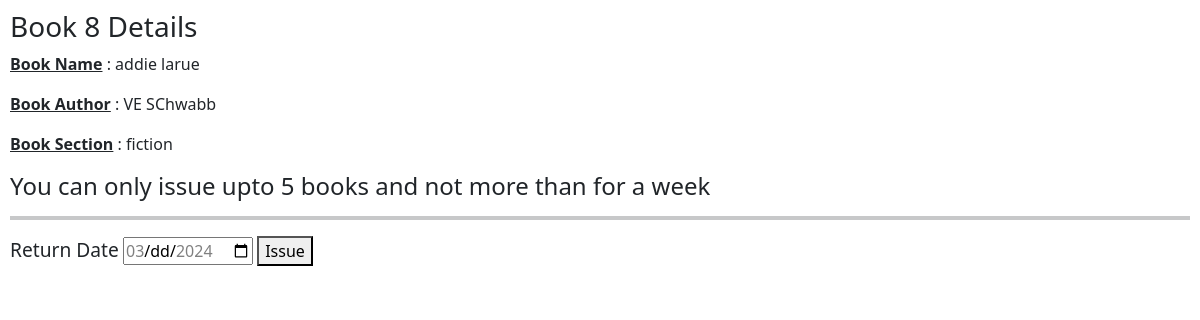
Screenshot of /book/issue/8 (signed in) with the database file from the repository.
### library/models.py (models this page shows, shortened)
class Book(db.Model):
    __tablename__ = "BOOK"
    id = db.Column(db.Integer, primary_key=True, autoincrement=True)
    name = db.Column(db.String(100), nullable=False)
    author = db.Column(db.String(100), nullable=False)
    content = db.Column(db.Text, nullable=False)
    section_id = db.Column(db.Integer, db.ForeignKey('SECTION.id'), nullable=False)
    issues = db.Relationship('Issue', backref="book_issues", cascade="all, delete")

class Section(db.Model):
    __tablename__ = "SECTION"
    id = db.Column(db.Integer, primary_key=True, autoincrement=True)
    name = db.Column(db.String(40), nullable=False)
    description = db.Column(db.Text, nullable=False)
    date_created = db.Column(db.DateTime, nullable=False)
    books = db.Relationship('Book', backref="section_books", cascade="all, delete")

### library/routes.py (the view, shortened to what this page needs)
@app.route("/book/issue/<id>", methods=["GET", "POST"])
def book_issue(id):
    if session.get("username") is None:
        return render_template("no_login.html")
    if session.get("username") == "admin":
        return render_template("admin_not_allowed.html")
    existing_book = models.Book.query.get(id)
    if existing_book is None:
        data = {
            "type": "Book"
        }
        return render_template("not_found.html", data=data)
    if get_book_status(existing_book) is True:
        return '''
            <h1>This book is already issued </h1>
            <p> Go back to library  <a href="/library">click here</a></p>
        '''
    user_id = get_user_id()
    today_date = datetime.date.today()
    issue_records = models.Issue.query.filter(
        models.Issue.user_id == user_id, models.Issue.active_status == True).all()
    total_number_of_books_issued = len(issue_records)
    if total_number_of_books_issued >= 5:
        return '''
            <h2>You have already issued 5 books, return a book to issue new one !</h2>
            <a href="/user/dashboard">Click here</a>
        '''
    if request.method == "GET":
        modified_book = modify_the_book(existing_book)
        last_date = today_date + datetime.timedelta(days=7)
        min_date = str(today_date)
        max_date = str(last_date)
        data = {
            "book": modified_book,
            "min_date": min_date,
            "max_date": max_date
        }
        return render_template("book_issue.html", data=data)

### library/routes.py (called while the page is built)
def modify_the_book(book):
    s = models.Section.query.get(book.section_id)
    modified_book = {
        "id": book.id,
        "name": book.name,
        "author": book.author,
        "section_name": s.name,
        "content": book.content,
        "total_rating": calculate_book_rating(book.id)
    }
    return modified_book

def get_user_id():
    user = models.User.query.filter(
        models.User.username == session.get("username")).first()
    if user is None:
        return None
    return user.id

def get_book_status(b):
    issue_record = models.Issue.query.filter(
        models.Issue.book_id == b.id).all()
    for ir in issue_record:
        if ir.active_status:
            return True
    return False

def calculate_book_rating(b_id):
    b = models.Book.query.get(b_id)
    book_copies = models.Book.query.filter(
        models.Book.name == b.name, models.Book.author == b.author).all()
    total_rating = 0
    for bc in book_copies:
        issue_records = models.Issue.query.filter(
            models.Issue.book_id == bc.id, models.Issue.rating > 1).all()
        for ir in issue_records:
            total_rating += ir.rating
    return total_rating

### library/templates/book_issue.html (shortened to what this page needs)
<!DOCTYPE html>
<html lang="en">
  <head>
    <link
      href="https://cdn.jsdelivr.net/npm/bootstrap@5.3.3/dist/css/bootstrap.min.css"
      rel="stylesheet"
    />
  </head>
  <body>
    <h3>Book {{data["book"].id}} Details</h3>
    <p>
      <strong><u>Book Name</u></strong> : {{ data["book"].name }}
    </p>
    <p>
      <strong><u>Book Author</u></strong> : {{ data["book"].author }}
    </p>
    <p>
      <strong><u>Book Section</u></strong> : {{ data["book"].section_name }}
    </p>
    <h4>You can only issue upto 5 books and not more than for a week</h4>
    <hr class="border-4" />
    <form action="/book/issue/{{data['book'].id}}" method="POST">
      <label for="return_date" class="label_text">Return Date</label>
      <input
        type="date"
        name="return_date"
        id="return_date"
        min="{{data['min_date']}}"
        max="{{data['max_date']}}"
      />
      <button>Issue</button>
    </form>
  </body>
</html>

### library/templates/book_issue.html (style rules this page uses)
body { padding: 10px; }
.label_text { font-size: larger; }

### rows the page displays
Book: book.name "addie larue", book.author "VE SChwabb"
Section: book.section_name "fiction"

### other values shown
{{ data["book"].id }} "8"
